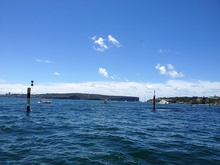
%> input picture assignment/PS0/buoys.jpg, 220 x 165 px, shrunk from 800 x 600 before the run
$ octave --eval "edgedetector;"   (GNU Octave 9; MATLAB toolbox functions it lacks are replaced by stand-ins)
%> lines starting %> are read from the running program, lines starting %| are printed output that depends on the picture
% This function calls the functions below and displays their results.
% You don't need to edit it.
function edgedetector()
    img = double(rgb2gray(imread('buoys.jpg')));
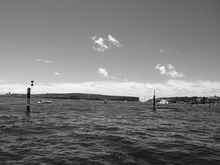
%> img: size 165x220 double; min 2, max 253, mean 121.3

    edges = DetectVerticalEdges(img);
    blurred_edges = BoxBlur(edges);

    figure('Name','Original Image')
    imshow(img, []);

    figure('Name','Edges')
    imshow(edges, []);


    figure('Name','Blurred Edges')
    imshow(blurred_edges, []);
end


% Returns a matrix containing the horizontal component of the gradient at every
% image location.
function edges = DetectVerticalEdges(img)
    % MATLAB images use matrix indices, so the order is (y,x), and the +y
    % direction is downward.
    width = size(img, 2);
%> width = 220
    height = size(img, 1);
%> height = 165

    %%%%%%%%%%%%%%%%%%%%%%%%%%%%%%%%%%%%%%%%%%%%%%%%%%%%%%%%%%%%%%%%%%%
    %%%%%%%%%% Your part (a) code here. You can accomplish part (a) with
    %%%%%%%%%% nested "for" loops, but an easier way is to use matrix
    %%%%%%%%%% indexing to make a matrix of the "left" pixels and a matrix
    %%%%%%%%%% of the "right" pixels, and subtract the two matrices.
    %%%%%%%%%% REMEMBER: left/right position is the SECOND index in MATLAB.
    left = zeros(height, width-1);
    right = zeros(height, width-1);
    left(1:height, 1:width-1) = img(1:height, 1:width-1);
    right(1:height, 1:width-1) = img(1:height, 2:width);
    edges = zeros(height, width-1);
    edges(:,:) = right(:,:) - left(:,:);
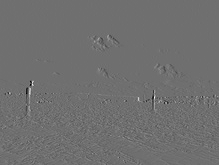
%> edges: size 165x219 double; min -153, max 196, mean -0.1; drawn with min black and max white
    s = min(edges, [], 'all');
%> s = -153
    t = max(edges, [], 'all');
%> t = 196
    edges(:,:) = uint8((edges(:,:) - s) / (t-s) * 255);

    %%%%%%%%%% End of your part (a) code.
end

% Applies a box blur to the input image and returns the result.
function blurred = BoxBlur(img)
    img = double(img);

    height = size(img, 1);
    width = size(img, 2);
%> width = 219
    n=5; % width of the blur
    blurred = zeros(height-(n-1),width-(n-1));
    % Loop through each pixel location in the result
    for y=1:height-(n-1)
        for x=1:width-(n-1)
            %%%%%%%%%%%%%%%%%%%%%%%%%%%%%%%%%%%%%%%%%%%%%%%%%%%%%%%
            %%%%%%% Your part (b) code here. Calculate blurred(y,x).
            for i=1:n-1
                for j = 1:n-1
                    blurred(y,x) = blurred(y,x) + img(y+i,x+j);
                end
            end
            %%%%%%% End of part (b) code
        end
    end
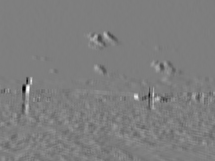
%> blurred: size 161x215 double; min 1246, max 2342, mean 1788.9; drawn with min black and max white

    % Usually we'll divide at the end so that we don't make the image
    % brighter:
    blurred = blurred / n^2;
end

$ run again, with assignment/PS0/flower.bmp saved as assignment/PS0/buoys.jpg
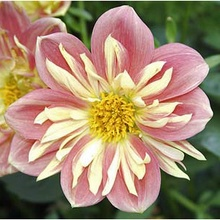
%> input picture assignment/PS0/flower.bmp, 220 x 220 px, shrunk from 300 x 300 before the run
%> in DetectVerticalEdges, `edges(:,:) = right(:,:) - left(:,:);`:
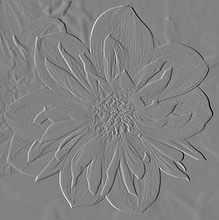
%> edges: size 220x219 double; min -186, max 177, mean -0.3; drawn with min black and max white
%> s = -186
%> t = 177
%> in BoxBlur, `blurred = blurred / n^2;`:
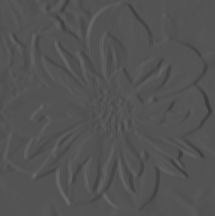
%> blurred: size 216x215 double; min 59.48, max 104.5, mean 83.5

$ run again, with assignment/PS0/gulfstream.png saved as assignment/PS0/buoys.jpg
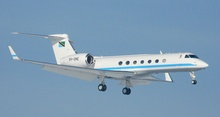
%> input picture assignment/PS0/gulfstream.png, 220 x 117 px, shrunk from 794 x 423 before the run
%> in DetectVerticalEdges, `edges(:,:) = right(:,:) - left(:,:);`:
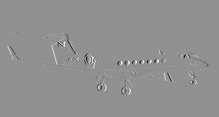
%> edges: size 117x219 double; min -170, max 129, mean 0; drawn with min black and max white
%> s = -170
%> t = 129
%> in BoxBlur, `blurred = blurred / n^2;`:
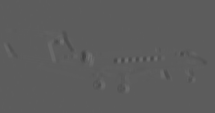
%> blurred: size 113x215 double; min 65.96, max 113.4, mean 92.8
